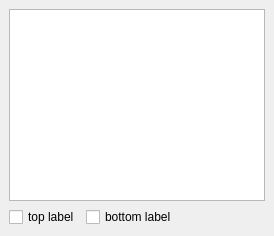
     <widget class="QWidget" name="tab_symbolon" >
      <attribute name="title" >
       <string>Symbolon</string>
      </attribute>
      <layout class="QVBoxLayout" >
       <property name="spacing" >
        <number>6</number>
       </property>
       <property name="leftMargin" >
        <number>9</number>
       </property>
       <property name="topMargin" >
        <number>9</number>
       </property>
       <property name="rightMargin" >
        <number>9</number>
       </property>
       <property name="bottomMargin" >
        <number>9</number>
       </property>
       <item>
        <widget class="QTableWidget" name="symbolon_table" />
       </item>
       <item>
        <layout class="QHBoxLayout" >
         <property name="spacing" >
          <number>6</number>
         </property>
         <property name="leftMargin" >
          <number>0</number>
         </property>
         <property name="topMargin" >
          <number>0</number>
         </property>
         <property name="rightMargin" >
          <number>0</number>
         </property>
         <property name="bottomMargin" >
          <number>0</number>
         </property>
         <item>
          <widget class="QCheckBox" name="symbolon_top_label_check" >
           <property name="text" >
            <string>top label</string>
           </property>
          </widget>
         </item>
         <item>
          <widget class="QCheckBox" name="symbolon_bottom_label_check" >
           <property name="text" >
            <string>bottom label</string>
           </property>
          </widget>
         </item>
         <item>
          <spacer>
           <property name="orientation" >
            <enum>Qt::Horizontal</enum>
           </property>
           <property name="sizeHint" >
            <size>
             <width>40</width>
             <height>20</height>
            </size>
           </property>
          </spacer>
         </item>
        </layout>
       </item>
      </layout>
     </widget>
